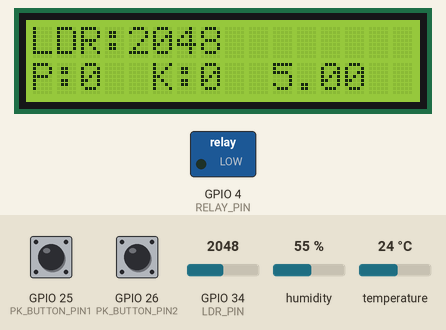
This sketch was run on a simulated ESP32. Shown: 16×2 character LCD, switched loads named in the sketch (green lamp = pin HIGH). The test bench sets the inputs (shaded band); at power-on: GPIO 34 (LDR_PIN) = 2048, humidity 55 %, GPIO 25 (PK_BUTTON_PIN1) HIGH, GPIO 26 (PK_BUTTON_PIN2) HIGH, temperature 24 °C. What the sketch prints to the serial monitor is not drawn.

Above: at 2.6 s.
2.7 s: GPIO 34 (LDR_PIN) set to 1041
At 6.4 s:
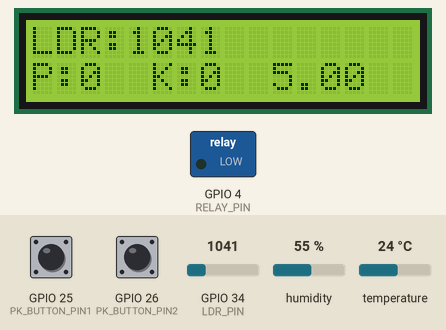
7.0 s: GPIO 34 (LDR_PIN) set to 955
At 9.3 s:
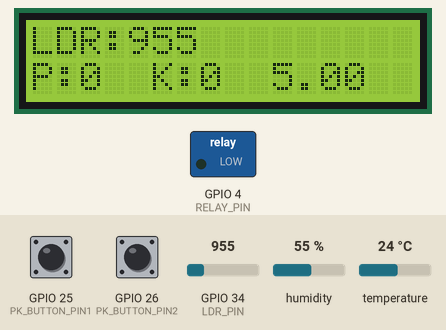
11.3 s: GPIO 34 (LDR_PIN) set to 109
At 15.1 s:
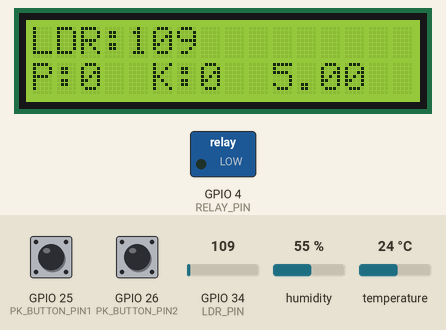
15.7 s: GPIO 34 (LDR_PIN) set to 93
At 18.0 s:
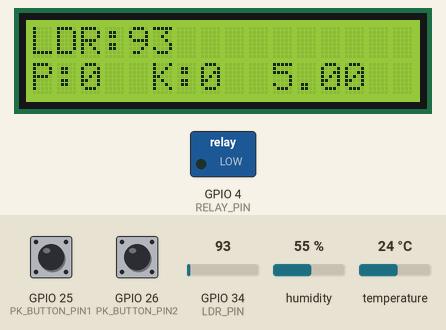
20.0 s: GPIO 34 (LDR_PIN) set to 0
At 20.8 s:
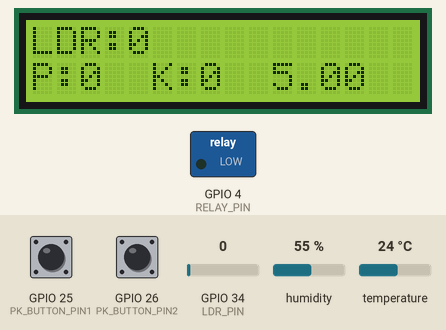
24.3 s: humidity set to 22 %
At 27.7 s:
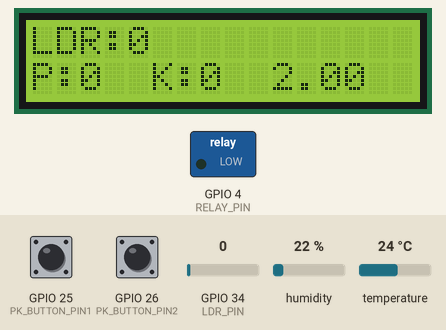
Timing chart, 0 to 29.2 s (numbered marks = the images above; inputs shaded):
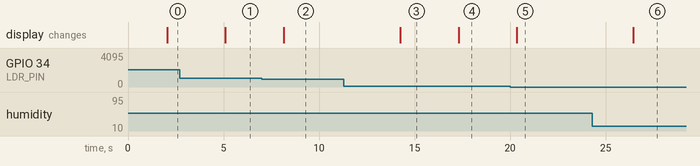

The sketch:

sketch.ino
```cpp
#include <DHT.h>
#include <LiquidCrystal_I2C.h>

LiquidCrystal_I2C lcd(0x27, 20, 4);

#define DHTPIN 13          // Pino de conexão do DHT22
#define DHTTYPE DHT22      // Tipo do sensor DHT22
DHT dht(DHTPIN, DHTTYPE);

#define LDR_PIN 34         // Alterado para um pino analógico
#define PK_BUTTON_PIN1 25  // Botão para representar o sensor de Fósforo (P)
#define PK_BUTTON_PIN2 26  // Botão para representar o sensor de Potássio (K)
#define RELAY_PIN 4        // Pino do relé para a bomba de água

const unsigned int intervaloLeitura = 2000;
unsigned int ultimoTempo = 0;

void setup() {
  Serial.begin(115200);
  pinMode(PK_BUTTON_PIN1, INPUT_PULLUP);  // Botão P
  pinMode(PK_BUTTON_PIN2, INPUT_PULLUP);  // Botão K
  pinMode(RELAY_PIN, OUTPUT);             // Relé da bomba
  dht.begin();

  lcd.begin(16, 2); // Nº de Colunas e Linhas do Display
  lcd.init(); // Inicializa o Display
  lcd.backlight(); // Liga o BackLight
}

void loop() {
  unsigned long tempoAtual = millis();
  if (tempoAtual - ultimoTempo >= intervaloLeitura) {
    ultimoTempo = tempoAtual;

    // Leitura dos sensores
    bool isPDetected = digitalRead(PK_BUTTON_PIN1) == LOW;
    bool isKDetected = digitalRead(PK_BUTTON_PIN2) == LOW;
    float humidity = dht.readHumidity();

    if (isnan(humidity)) {
      humidity = 0;  // Ou um valor padrão
    }

    int ldrValue = analogRead(LDR_PIN);

    // Critérios para acionar o relé
    bool needIrrigation = (humidity < 50) && (isPDetected || isKDetected) && (ldrValue < 2000);

    // Ativa ou desativa o relé com base na necessidade de irrigação
    digitalWrite(RELAY_PIN, needIrrigation ? HIGH : LOW);

    // Envia os dados para o Serial Plotter
    Serial.print("Humidity:");
    Serial.print(humidity);
    Serial.print(" LDR:");
    Serial.print(ldrValue);
    Serial.print(" P:");
    Serial.print(isPDetected);
    Serial.print(" K:");
    Serial.print(isKDetected);
    Serial.print(" Relay:");
    Serial.println(needIrrigation);


    lcd.setCursor(0,0); // Coluna 0, Linha 0
    lcd.print("LDR:");
    lcd.println(ldrValue);

    lcd.setCursor(0,1);
    lcd.print("Humidity:");
    lcd.println(humidity);

    lcd.setCursor(0,2);
    lcd.print("Relay:");
    lcd.println(needIrrigation);

    lcd.setCursor(0,3);
    lcd.print("P:");
    lcd.println(isPDetected);

    lcd.setCursor(5,3);
    lcd.print("K:");
    lcd.println(isKDetected);


    delay(3000);
  }
}
```

Measured:
- the behaviour switches between 1000 and 999 on GPIO 34 (LDR_PIN) (found by bisection; images 1 and 2)
- the behaviour switches between 100 and 99 on GPIO 34 (LDR_PIN) (found by bisection; images 3 and 4)
- after the input at 2.7 s, the display: changes after 2.4 s (image 1)
- after the input at 7.0 s, the display: changes after 1.2 s (image 2)
- after the input at 11.3 s, the display: changes after 3.0 s (image 3)
- after the input at 15.7 s, the display: changes after 1.6 s (image 4)
- after the input at 20.0 s, the display: changes after 0.35 s (image 5)
- after the input at 24.3 s, the display: changes after 2.1 s (image 6)
